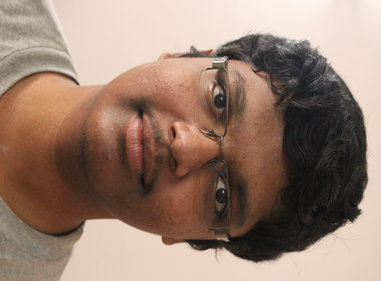
%> input picture newdatabase/s1/1.jpg, 381 x 281 px; its folder holds only this picture in this run
$ octave --eval "result = Trainit;"   (GNU Octave 9; MATLAB toolbox functions it lacks are replaced by stand-ins)
%> lines starting %> are read from the running program, lines starting %| are printed output that depends on the picture
%> the answer given: newdatabase/s1
### TrainDatabase.m
function T = TrainDatabase(TrainDatabasePath)
%> called with TrainDatabasePath = 'newdatabase/s1'
% Align a set of face images (the training set T1, T2, ... , TM )
%
% Description: This function reshapes all 2D images of the training database
% into 1D column vectors. Then, it puts these 1D column vectors in a row to
% construct 2D matrix 'T'.
%
%
% Argument:     TrainDatabasePath      - Path of the training database
%
% Returns:      T                      - A 2D matrix, containing all 1D image vectors.
%                                        Suppose all P images in the training database
%                                        have the same size of MxN. So the length of 1D
%                                        column vectors is MN and 'T' will be a MNxP 2D matrix.
%
%%%%%%%%%%%%%%%%%%%%%%%% File management

 no_folder=size(dir([TrainDatabasePath,'\*']),1)-size(dir([TrainDatabasePath,'\*m']),1)-2;
%%%%%%%%%%%%%%%%%%%%%%%% Construction of 2D matrix from 1D image vectors
T = [];
disp('Loading Faces');
for i = 1 : no_folder
    stk = int2str(i);
    disp(stk);
    stk = strcat('\s',stk,'\*jpg');
    folder_content = dir ([TrainDatabasePath,stk]);
    nface = size (folder_content,1);
    disp(nface);
for j = 1 :  nface
    % I have chosen the name of each image in databases as a corresponding
    % number. However, it is not mandatory!
    str = int2str(j);
    str = strcat('\',str,'.jpg');
    str = strcat('\s',int2str(i),str);
    str = strcat(TrainDatabasePath,str);
    img = imread(str);
%> img is the input picture: size 281x381x3 uint8; mean R, G, B 152.2, 126.7, 112.5
    img = rgb2gray(img);
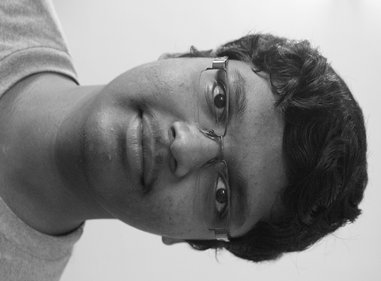
%> img: size 281x381 uint8; min 11, max 253, mean 132.7

    [irow icol] = size(img);
%> irow = 281; icol = 381

    temp = reshape(img',irow*icol,1);   % Reshaping 2D images into 1D image vectors
    T = [T temp]; % 'T' grows after each turn
end

end

end

### EigenfaceCore.m
function [m, A, Eigenfaces] = EigenfaceCore(T)
% Use Principle Component Analysis (PCA) to determine the most
% discriminating features between images of faces.
%
% Description: This function gets a 2D matrix, containing all training image vectors
% and returns 3 outputs which are extracted from training database.
%
% Argument:      T                      - A 2D matrix, containing all 1D image vectors.
%                                         Suppose all P images in the training database
%                                         have the same size of MxN. So the length of 1D
%                                         column vectors is M*N and 'T' will be a MNxP 2D matrix.
%
% Returns:       m                      - (M*Nx1) Mean of the training database
%                Eigenfaces             - (M*Nx(P-1)) Eigen vectors of the covariance matrix of the training database
%                A                      - (M*NxP) Matrix of centered image vectors
%

disp('Creating Eigen Faces');
%%%%%%%%%%%%%%%%%%%%%%%% Calculating the mean image
m = mean(T,2); % Computing the average face image m = (1/P)*sum(Tj's)    (j = 1 : P)
Train_Number = size(T,2);
%> Train_Number = 1
disp(Train_Number);
%| 1

%%%%%%%%%%%%%%%%%%%%%%%% Calculating the deviation of each image from mean image
A = [];
for i = 1 : Train_Number
    temp = double(T(:,i)) - m; % Computing the difference image for each image in the training set Ai = Ti - m
    A = [A temp]; % Merging all centered images
end

%%%%%%%%%%%%%%%%%%%%%%%% Snapshot method of Eigenface methos
% We know from linear algebra theory that for a PxQ matrix, the maximum
% number of non-zero eigenvalues that the matrix can have is min(P-1,Q-1).
% Since the number of training images (P) is usually less than the number
% of pixels (M*N), the most non-zero eigenvalues that can be found are equal
% to P-1. So we can calculate eigenvalues of A'*A (a PxP matrix) instead of
% A*A' (a M*NxM*N matrix). It is clear that the dimensions of A*A' is much
% larger that A'*A. So the dimensionality will decrease.

L = A'*A; % L is the surrogate of covariance matrix C=A*A'.
%> L = 0
[V D] = eig(L); % Diagonal elements of D are the eigenvalues for both L=A'*A and C=A*A'.
%> V = 1; D = 0

%%%%%%%%%%%%%%%%%%%%%%%% Sorting and eliminating eigenvalues
% All eigenvalues of matrix L are sorted and those who are less than a
% specified threshold, are eliminated. So the number of non-zero
% eigenvectors may be less than (P-1).

L_eig_vec = [];
for i = 1 : size(V,2)
    if( D(i,i)>1 )
        L_eig_vec = [L_eig_vec V(:,i)];
    end
end

%%%%%%%%%%%%%%%%%%%%%%%% Calculating the eigenvectors of covariance matrix 'C'
% Eigenvectors of covariance matrix C (or so-called "Eigenfaces")
% can be recovered from L's eiegnvectors.
%> the run ends on the next line
Eigenfaces = A * L_eig_vec; % A: centered image vectors
save train
end

### Trainit.m
function [m, A, Eigenfaces]=Trainit()% A sample script, which shows the usage of functions, included in
% PCA-based face recognition system (Eigenface method)


clear all
clc
close all

% You can customize and fix initial directory paths
TrainDatabasePath = uigetdir('C:\Users\C RAVI SUNDARAM\Desktop\ravi\pss projects\face reg\newdatabase', 'Select training database path' );
T = TrainDatabase(TrainDatabasePath);
[m, A, Eigenfaces] = EigenfaceCore(T);
end

$ run again, on newdatabase/s2/1.jpg
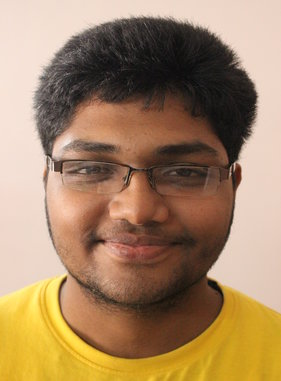
%> input picture newdatabase/s2/1.jpg, 281 x 381 px
%> in TrainDatabase, img is the input picture: size 381x281x3 uint8; mean R, G, B 163.3, 132.7, 99.8
%> in TrainDatabase, `img = rgb2gray(img);`:
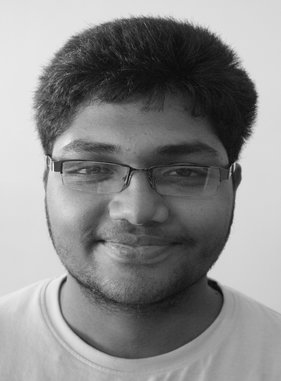
%> img: size 381x281 uint8; min 7, max 237, mean 138.1
%| 1
%> L = 0
%> V = 1; D = 0
